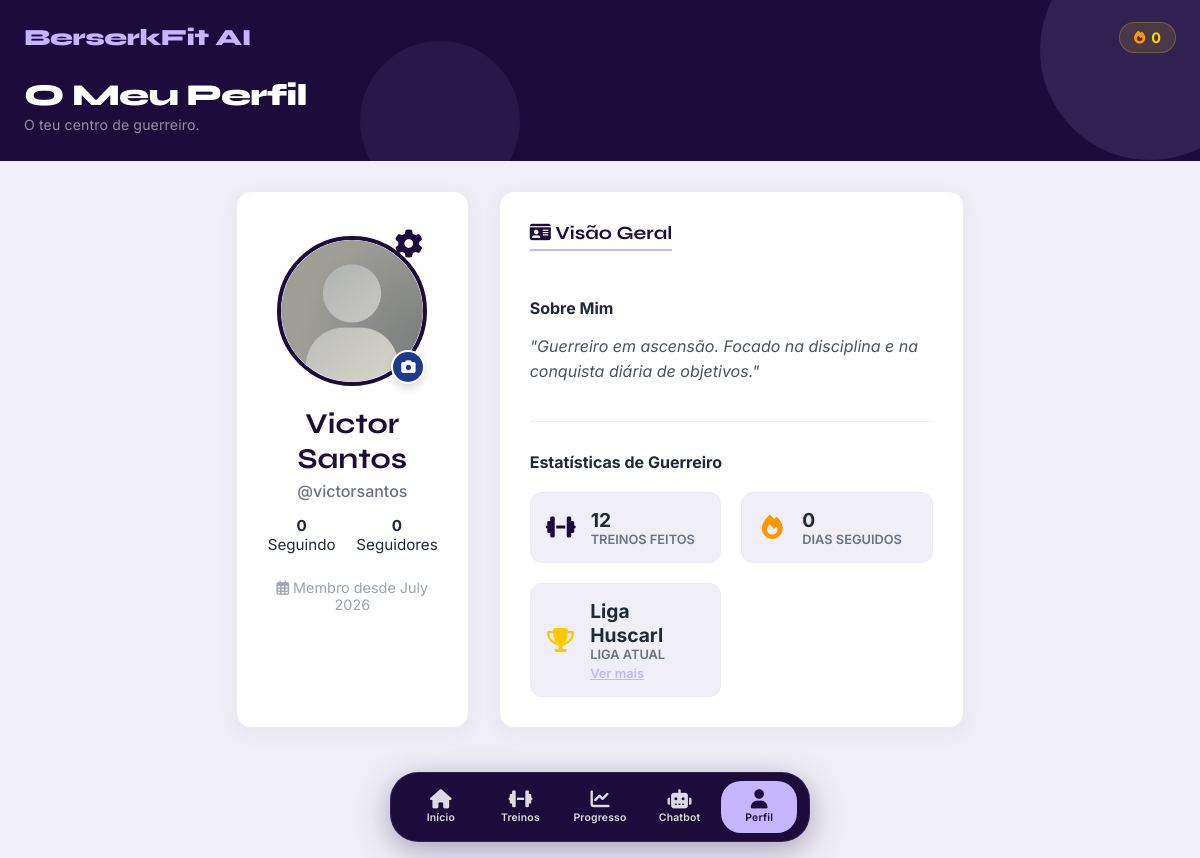
The page /perfil.php (signed in) on the database as committed earlier.
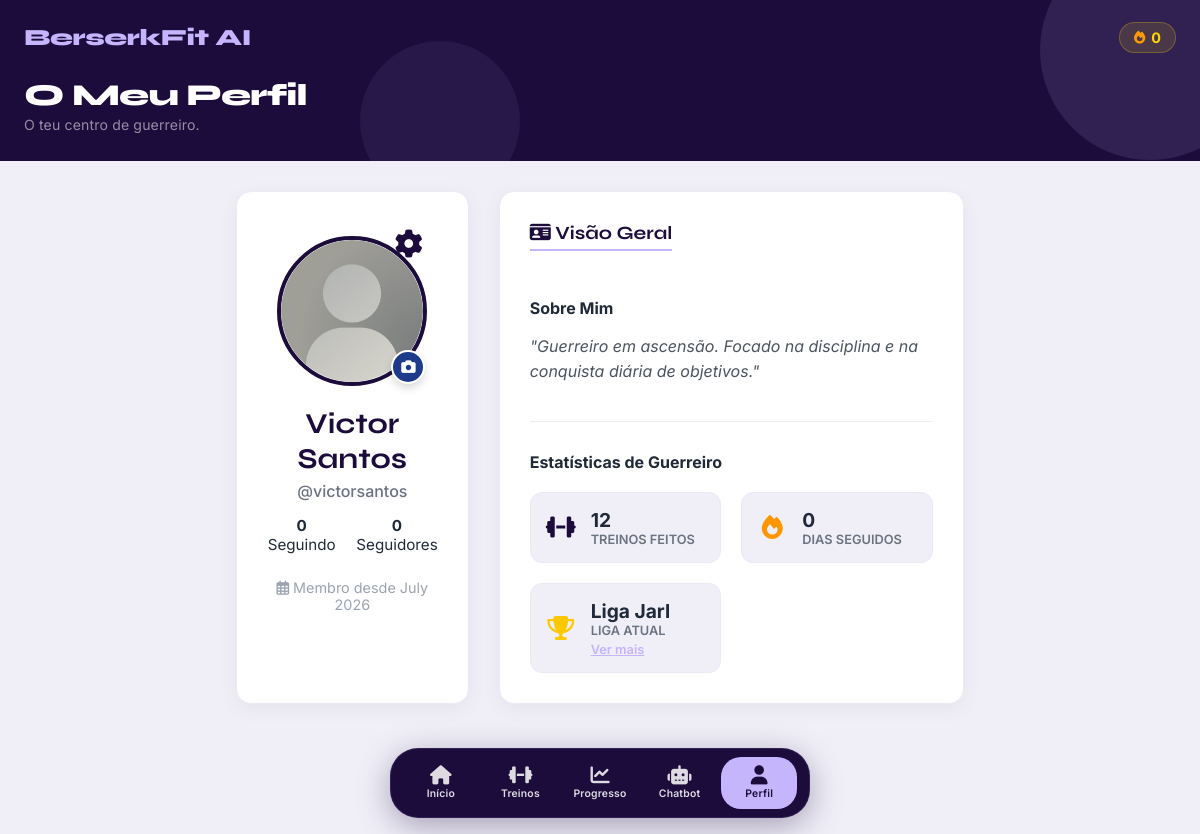
The same page on the database as committed later.
### tables this page shows
CREATE TABLE `user` (
  `id_user` int(11) NOT NULL AUTO_INCREMENT,
  `nome` varchar(100) NOT NULL,
  `email` varchar(150) NOT NULL,
  `password_hash` varchar(255) NOT NULL,
  `data_registo` datetime NOT NULL DEFAULT current_timestamp(),
  `tipo_plano` varchar(50) DEFAULT 'gratuito',
  `data_expiracao_plano` date DEFAULT NULL,
  `ddd` varchar(3) DEFAULT NULL,
  `telefone` varchar(9) DEFAULT NULL,
  `data_nascimento` date DEFAULT NULL,
  `genero` enum('Masculino','Feminino','Outro') DEFAULT NULL,
  `tipo_usuario` varchar(20) DEFAULT 'Usuario',
  `foto` varchar(255) DEFAULT NULL,
  `usercol` varchar(45) DEFAULT 'assets/fotos/default-user.png',
  `day_streak` int(11) DEFAULT 0,
  `league` enum('Renegado','Viking','Huscarl','Jarl','Berserker','Ragnarok') DEFAULT 'Renegado',
  `username` varchar(50) DEFAULT NULL,
  `tfa_secret` varchar(255) DEFAULT NULL,
  `tfa_backup_codes` text DEFAULT NULL,
  `stripe_customer_id` varchar(150) DEFAULT NULL,
  PRIMARY KEY (`id_user`),
  UNIQUE KEY `user_email_unique` (`email`),
  UNIQUE KEY `username` (`username`),
  UNIQUE KEY `user_username_unique` (`username`)
);

### ligacao.php (called while the page is built, shortened)
<?php
$servername = "localhost";
$username = "root";
$password = "";
$dbname = "berserkfit";
$conn = null;
try {
    $conn = new mysqli($servername, $username, $password, $dbname);
} catch (Exception $e) {
    die("Falhou a ligação à base de dados. Por favor, verifique as credenciais no ficheiro ligacao.php. Erro: " . $e->getMessage());
}
$conn->query("SET time_zone = '+01:00'");
if (isset($_SESSION['user_id'])) {
    $tabela_existe = $conn->query("SHOW TABLES LIKE 'day_streak'")->num_rows > 0;
    if ($tabela_existe) {
        $global_streak = 0;
    }
}
?>

### perfil.php (the view, shortened to what this page needs)
<?php
require "ligacao.php";
$id_user = $_SESSION['user_id'];
$sql = "SELECT * FROM user WHERE id_user = ?";
$stmt = $conn->prepare($sql);
$stmt->bind_param("i", $id_user);
$stmt->execute();
$result = $stmt->get_result();
$user = $result->fetch_assoc();
$sql_treinos = "SELECT COUNT(*) as total FROM historico_treino_log WHERE id_user = ?";
$stmt = $conn->prepare($sql_treinos);
$stmt->bind_param("i", $id_user);
$stmt->execute();
$res_treinos = $stmt->get_result();
$total_treinos = $res_treinos->fetch_assoc()['total'];
$streak = $global_streak ?? 0;
$seguidores = 0;
$seguindo = 0;
$biografia = "Guerreiro em ascensão. Focado na disciplina e na conquista diária de objetivos.";
$current_league = "Liga " . ($user['league'] ?? 'Renegado');
$handle = "@" . strtolower(explode(' ', trim($user['username']))[0]);
$data_entrada = !empty($user['data_registo'])
    ? strftime('%B %Y', strtotime($user['data_registo']))
    : 'erro';
?>
<!DOCTYPE html>
<html lang="pt-PT">
<head>
    <link rel="stylesheet" href="css/global.css?v=<?= time() ?>">
    <link rel="stylesheet" href="css/dashboard.css?v=<?= time() ?>">
    <link rel="stylesheet" href="css/perfil.css?v=<?= time() ?>">
    <link rel="stylesheet" href="https://cdnjs.cloudflare.com/ajax/libs/font-awesome/6.5.2/css/all.min.css">
    <link rel="stylesheet" href="css/perfil_extra.css?v=<?= time() ?>">
</head>
<body>
    <header class="fade-in-element">
        <div class="header-top">
            <h1 class="app-title">BerserkFit AI</h1>
            <div class="header-actions">
                <div class="streak-counter">
                    <i class="fa-solid fa-fire"></i>
                    <span><?= $streak ?? 0 ?></span>
                </div>
            </div>
        </div>
        <div class="header-greeting">
            <h2>O Meu Perfil</h2>
            <p>O teu centro de guerreiro.</p>
        </div>
    </header>
    <main class="main-content" style="padding-top: 10px; max-width: 800px; margin: 0 auto;">
        <div class="profile-container-grid">
            <div class="profile-card">
                <div class="settings-icon-container">
                    <a href="configuracoes.php" class="btn-settings" title="Configurações">
                        <i class="fas fa-cog"></i>
                    </a>
                </div>
                <div class="profile-header-img">
                    <?php
                    $fotoDisplay = (!empty($user['foto']) && file_exists($user['foto'])) ? $user['foto'] : 'assets/fotos/default-user.png';
                    ?>
                    <img src="<?php echo htmlspecialchars($fotoDisplay); ?>" alt="Foto de Perfil" id="imgPerfilDisplay">
                    <div class="edit-photo-overlay" onclick="document.getElementById('inputFotoPerfil').click()"
                        title="Alterar Foto">
                        <i class="fas fa-camera"></i>
                    </div>
                </div>
                <h2><?php echo htmlspecialchars($user['nome']); ?></h2>
                <p class="handle"><?php echo $handle; ?></p>
                <div class="social-counts" style="margin-bottom: 25px; font-size: 0.95rem; display: flex; justify-content: center; gap: 20px;">
                    <span style="cursor: pointer;"><strong><?php echo $seguindo; ?></strong> Seguindo</span>
                    <span style="cursor: pointer;"><strong><?php echo $seguidores; ?></strong> Seguidores</span>
                </div>
                <p class="joined"><i class="far fa-calendar-alt"></i> Membro desde <?php echo $data_entrada; ?></p>
            </div>
            <div class="settings-panel" id="public-panel">
                <h3><i class="fas fa-id-card"></i> Visão Geral</h3>
                <div class="bio-section">
                    <h4 style="margin-bottom: 10px; color: var(--cor-texto);">Sobre Mim</h4>
                    <p class="bio-text">"<?php echo $biografia; ?>"</p>
                </div>
                <h4 style="margin-bottom: 15px; color: var(--cor-texto);">Estatísticas de Guerreiro</h4>
                <div class="public-stats-grid">
                    <div class="stat-box">
                        <i class="fas fa-dumbbell"></i>
                        <div>
                            <span class="stat-val"><?php echo $total_treinos; ?></span>
                            <span class="stat-title">Treinos Feitos</span>
                        </div>
                    </div>
                    <div class="stat-box">
                        <i class="fas fa-fire" style="color: #ff9600;"></i>
                        <div>
                            <span class="stat-val"><?php echo $streak; ?></span>
                            <span class="stat-title">Dias Seguidos</span>
                        </div>
                    </div>
                    <div class="stat-box">
                        <i class="fas fa-trophy" style="color: #ffc800;"></i>
                        <div>
                            <span class="stat-val"><?php echo $current_league; ?></span>
                            <span class="stat-title">Liga Atual</span>
                            <a href="javascript:void(0)" onclick="abrirModalLiga()" style="color: var(--cor-intermedia); font-size: 0.8rem; text-decoration: underline; display: block; margin-top: 4px; font-weight: 600;">Ver mais</a>
                        </div>
                    </div>
                </div>
            </div>
        </div>
    </main>
    <?php include 'app_navbar.php'; ?>
</body>
</html>

### app_navbar.php
<?php
$current_page = basename($_SERVER['PHP_SELF']);
?>
<nav class="navbar">
    <a href="dashboard.php" class="nav-link <?php echo ($current_page == 'dashboard.php') ? 'active' : ''; ?>">
        <i class="fas fa-home icon"></i>
        <span class="text">Início</span>
    </a>
    <a href="treinos.php" class="nav-link <?php echo ($current_page == 'treinos.php') ? 'active' : ''; ?>">
        <i class="fas fa-dumbbell icon"></i>
        <span class="text">Treinos</span>
    </a>
    <a href="progresso.php" class="nav-link <?php echo ($current_page == 'progresso.php') ? 'active' : ''; ?>">
        <i class="fas fa-chart-line icon"></i>
        <span class="text">Progresso</span>
    </a>
    <a href="chatbot.php" class="nav-link <?php echo ($current_page == 'chatbot.php') ? 'active' : ''; ?>">
        <i class="fas fa-robot icon"></i>
        <span class="text">Chatbot</span>
    </a>
    <a href="perfil.php" class="nav-link <?php echo ($current_page == 'perfil.php') ? 'active' : ''; ?>">
        <i class="fas fa-user icon"></i>
        <span class="text">Perfil</span>
    </a>
</nav>

### css/global.css (style rules this page uses)
:root { --cor-fundo: #f0eff8; --cor-primaria: #ffffff; --cor-secundaria: #ece9f7; --cor-destaque: #1c0c3b; --cor-destaque-escuro: #1c0c3b; --cor-intermedia: #c4b5fd; --cor-texto: #1f2937; --cor-texto-claro: #f8f7ff; --cor-amarela: #ffd700; --fonte-texto: "Inter", sans-serif; --fonte-titulo: "Syne", sans-serif; --cor-glass: rgba(255, 255, 255, 0.72); --sombra-card: 0 2px 16px rgba(28, 12, 59, 0.09); --cor-acento: #7c5cbf; --primary-color: var(--cor-intermedia); --primary-dark: var(--cor-destaque); --bg-dark: var(--cor-fundo); --bg-card: var(--cor-primaria); --text-light: var(--cor-texto); --text-gray: #6b7280; --border-color: var(--cor-secundaria); --cor-destaque-claro: rgba(196, 181, 253, 0.15); }
* { box-sizing: border-box; }
body { font-family: var(--fonte-texto); background: var(--cor-fundo); color: var(--cor-texto); margin: 0; padding: 0 0 110px 0; min-height: 100vh; }
header { background: var(--cor-destaque); border-bottom: none; box-shadow: none; padding: 22px 24px 28px; gap: 0; position: relative; overflow: hidden; margin-bottom: 20px; }
header::before { content: ''; position: absolute; top: -60px; right: -60px; width: 220px; height: 220px; border-radius: 50%; background: rgba(196, 181, 253, 0.12); pointer-events: none; }
header::after { content: ''; position: absolute; bottom: -40px; left: 30%; width: 160px; height: 160px; border-radius: 50%; background: rgba(196, 181, 253, 0.07); pointer-events: none; }
.header-top { display: flex; justify-content: space-between; align-items: center; margin-bottom: 26px; position: relative; z-index: 2; }
.app-title { font-family: var(--fonte-titulo); font-size: 1.45em; font-weight: 800; margin: 0; color: var(--cor-intermedia); letter-spacing: -0.02em; }
.header-actions { display: flex; gap: 10px; align-items: center; }
.streak-counter { display: flex; align-items: center; gap: 6px; background: rgba(255, 216, 0, 0.12); border: 1px solid rgba(255, 216, 0, 0.25); padding: 6px 14px; border-radius: 20px; font-weight: 700; font-size: 0.9em; color: #ffd700; font-family: var(--fonte-texto); }
.streak-counter .fa-fire { color: #ff9900; font-size: 0.9em; }
.header-greeting { position: relative; z-index: 2; }
.header-greeting h2 { font-family: var(--fonte-titulo); font-size: 1.9em; font-weight: 800; margin: 0; color: #fff; letter-spacing: -0.03em; line-height: 1.1; }
.header-greeting p { font-family: var(--fonte-texto); font-size: 0.88em; color: rgba(248, 247, 255, 0.55); margin: 4px 0 0; letter-spacing: 0.01em; }
.navbar { position: fixed; z-index: 9999; bottom: 16px; left: 50% !important; transform: translateX(-50%) !important; display: flex; background: var(--cor-destaque); border-radius: 28px; padding: 8px 12px; box-shadow: 0 8px 32px rgba(28, 12, 59, 0.35); width: calc(100% - 32px); max-width: 420px; justify-content: space-around; gap: 4px; border: 1px solid rgba(196, 181, 253, 0.12); margin: 0 !important; }
.nav-link { display: flex; flex-direction: column; align-items: center; justify-content: center; color: rgba(255, 255, 255, 0.85); text-decoration: none; padding: 9px 14px; border-radius: 20px; transition: background-color 0.2s, color 0.2s; flex: 1; min-width: 0; }
.nav-link.active { background: var(--cor-intermedia); color: var(--cor-destaque); }
.nav-link .icon { font-size: 1.2em; margin-bottom: 2px; }
.nav-link .text { font-size: 0.65em; font-weight: 600; white-space: nowrap; letter-spacing: 0.02em; }
main { padding: 20px 16px; max-width: 1200px; margin: 0 auto; }
.fade-in-element { animation: fadeIn 0.6s ease both; }

### css/dashboard.css (style rules this page uses)
main { padding: 20px 16px; }
.fade-in-element { animation: fadeIn 0.6s ease both; }

Rows that differ between the two databases and show on the page:
changed user "Victor Santos": league "Liga Huscarl" → "Liga Jarl"
